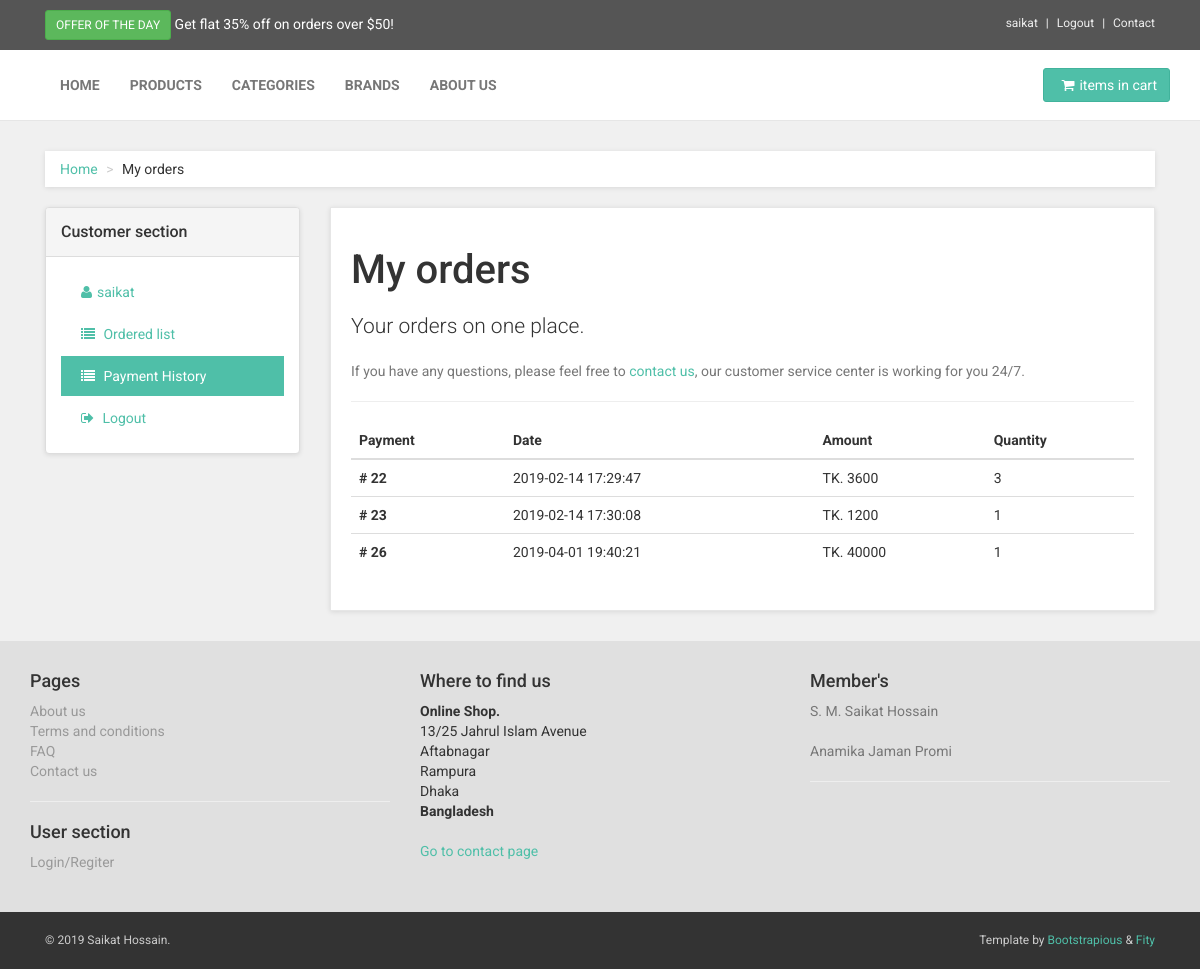
Screenshot of /customer-payments.php (signed in) with the database file from the repository.
### tables this page shows
CREATE TABLE `payment` (
  `payment_id` int(11) NOT NULL,
  `customer_id` int(11) NOT NULL,
  `amount` int(11) NOT NULL,
  `date` timestamp NOT NULL DEFAULT CURRENT_TIMESTAMP,
  `quantity` int(11) NOT NULL
);

### customer-payments.php (the view)
<?php include("header.php"); ?>
<?php
    if(isset($_SESSION) && !empty($_SESSION['username'])){
        $user_name = $_SESSION['username'];
        $user_id  = $_SESSION['userid'];
        $qry = "SELECT * FROM payment WHERE customer_id = '$user_id'";
        $res = $db_connect->query($qry) or die ("Bad query on user info!");
    }
    else{
        header("location:index.php");
    }
?>
<?php include("navbar.php"); ?>
    <div id="all">
        <div id="content">
            <div class="container">
                <div class="col-md-12">
                    <ul class="breadcrumb">
                        <li><a href="#">Home</a>
                        </li>
                        <li>My orders</li>
                    </ul>
                </div>
                <div class="col-md-3">
                    <div class="panel panel-default sidebar-menu">
                        <div class="panel-heading">
                            <h3 class="panel-title">Customer section</h3>
                        </div>
                        <div class="panel-body">
                            <ul class="nav nav-pills nav-stacked">
                                <li >
                                    <a href="customer-account.php"><i class="fa fa-user"></i><?php echo $user_name; ?></a>
                                </li>
                                <li >
                                    <a href="customer-orders.php"><i class="fa fa-list"></i> Ordered list</a>
                                </li>
                                <li class="active">
                                    <a href="customer-payments.php"><i class="fa fa-list"></i> Payment History</a>
                                </li>
                                <li>
                                    <a href="register.php?l_id=<?php echo $user_id; ?>"><i class="fa fa-sign-out"></i> Logout</a>
                                </li>
                            </ul>
                        </div>
                    </div>
                </div>
                <div class="col-md-9" id="customer-orders">
                    <div class="box">
                        <h1>My orders</h1>
                        <p class="lead">Your orders on one place.</p>
                        <p class="text-muted">If you have any questions, please feel free to <a href="contact.html">contact us</a>, our customer service center is working for you 24/7.</p>
                        <hr>
                        <div class="table-responsive">
                            <table class="table table-hover">
                                <thead>
                                    <tr>
                                        <th>Payment</th>
                                        <th>Date</th>
                                        <th>Amount</th>
                                        <th>Quantity</th>
                                    </tr>
                                </thead>
                                <tbody>
                                    <?php while($row = $res->fetch_assoc()){ ?>
                                    <tr>
                                        <?php $payment_id = $row['payment_id']; ?>
                                        <th># <?php echo $payment_id; ?></th>
                                        <?php $payment_date = $row['date']; ?>
                                        <td><?php echo $payment_date; ?></td>
                                        <?php $payment_amount = $row['amount']; ?>
                                        <td>TK. <?php echo $payment_amount; ?></td>
                                        <?php $payment_quantity = $row['quantity']; ?>
                                        <td><?php echo $payment_quantity; ?></td>
                                    </tr>
                                    <?php } ?>
                                </tbody>
                            </table>
                        </div>
                    </div>
                </div>
            </div>
        </div>
<?php include("footer.php"); ?>

### css/style.default.css (style rules this page uses)
a, button { -webkit-transition: all 0.2s ease-out; -moz-transition: all 0.2s ease-out; transition: all 0.2s ease-out; }
a i.fa, button i.fa { margin: 0 5px; }
p.lead { font-weight: 300; }
h1 { font-weight: 700; font-size: 40px; }
.breadcrumb { -webkit-box-shadow: 0 1px 5px rgba(0, 0, 0, 0.1); box-shadow: 0 1px 5px rgba(0, 0, 0, 0.1); }
.box { background: #fff; margin: 0 0 30px; border: solid 1px #e6e6e6; -webkit-box-sizing: border-box; -moz-box-sizing: border-box; box-sizing: border-box; padding: 20px; -webkit-box-shadow: 0 1px 5px rgba(0, 0, 0, 0.1); box-shadow: 0 1px 5px rgba(0, 0, 0, 0.1); }
#content .panel.sidebar-menu { -webkit-box-sizing: border-box; -moz-box-sizing: border-box; box-sizing: border-box; -webkit-box-shadow: 0 1px 5px rgba(0, 0, 0, 0.1); box-shadow: 0 1px 5px rgba(0, 0, 0, 0.1); }
#content .panel.sidebar-menu h3 { padding: 5px 0; margin: 0; }
#content #customer-orders table tr th, #content #customer-orders table tr td { vertical-align: baseline; }
.nav { margin-bottom: 0; padding-left: 0; list-style: none; }
.nav > li > a { padding: 10px 15px; }
.nav-pills > li > a { border-radius: 0; }
.nav-pills > li.active > a, .nav-pills > li.active > a:hover, .nav-pills > li.active > a:focus { color: #ffffff; background-color: #4fbfa8; }
body { font-family: "Roboto", Helvetica, Arial, sans-serif; font-size: 14px; line-height: 1.42857143; color: #333333; background-color: #f0f0f0; }
a { color: #4fbfa8; text-decoration: none; }
hr { margin-top: 20px; margin-bottom: 20px; border: 0; border-top: 1px solid #eeeeee; }
.breadcrumb { padding: 8px 15px; margin-bottom: 20px; background-color: #ffffff; border-radius: 0; }
.breadcrumb > li + li:before { content: ">\00a0"; color: #cccccc; }
h1, h2, h3, h4, h5, h6, .h1, .h2, .h3, .h4, .h5, .h6 { font-family: inherit; font-weight: 500; line-height: 1.1; color: inherit; }
h1, .h1, h2, .h2, h3, .h3 { margin-top: 20px; margin-bottom: 20px; }
p, ul, ol { margin: 0 0 20px; }
.lead { margin-bottom: 20px; font-size: 16px; }
@media (min-width: 768px) { .lead { font-size: 21px; } }

### rows the page displays
payment: payment_id "22", date "2019-02-14 17:29:47", amount "3600", quantity "3"
payment: payment_id "23", date "2019-02-14 17:30:08", amount "1200", quantity "1"
payment: payment_id "26", date "2019-04-01 19:40:21", amount "40000", quantity "1"

### other values shown
$username "saikat"
$user_name "saikat"
